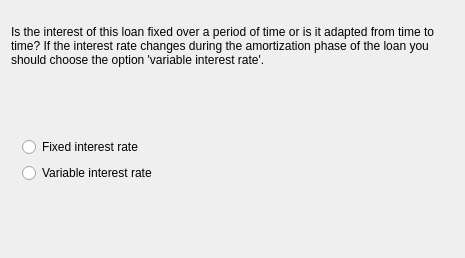
<?xml version="1.0" encoding="UTF-8"?>
<ui version="4.0">
 <class>InterestTypeWizardPageDecl</class>
 <widget class="QWizardPage" name="InterestTypeWizardPageDecl">
  <attribute name="title">
    <string>Type of interest</string>
  </attribute>
  <layout class="QVBoxLayout">
    <property name="margin">
      <number>11</number>
    </property>
    <property name="spacing">
      <number>6</number>
    </property>
    <item>
      <widget class="QLabel" name="TextLabel5_2">
        <property name="text">
          <string>
Is the interest of this loan fixed over a period of time or is it adapted from time to time? If the interest rate changes during the amortization phase of the loan you should choose the option 'variable interest rate'.</string>
        </property>
        <property name="alignment">
          <set>Qt::AlignTop</set>
        </property>
        <property name="wordWrap">
          <bool>true</bool>
        </property>
      </widget>
    </item>
    <item>
      <spacer name="Spacer23">
        <property name="sizeHint">
          <size>
            <width>0</width>
            <height>53</height>
          </size>
        </property>
        <property name="sizeType">
          <enum>QSizePolicy::Expanding</enum>
        </property>
        <property name="orientation">
          <enum>Qt::Vertical</enum>
        </property>
      </spacer>
    </item>
    <item>
      <layout class="QHBoxLayout">
        <property name="margin">
          <number>0</number>
        </property>
        <property name="spacing">
          <number>6</number>
        </property>
        <item>
          <widget class="QFrame" name="frame_3">
            <property name="frameShape">
              <enum>QFrame::NoFrame</enum>
            </property>
            <layout class="QVBoxLayout">
              <property name="margin">
                <number>11</number>
              </property>
              <property name="spacing">
                <number>6</number>
              </property>
              <item>
                <widget class="QRadioButton" name="m_fixedInterestButton">
                  <property name="text">
                    <string>Fixed interest rate</string>
                  </property>
                  <attribute name="buttonGroup">
                    <string>ButtonGroup2</string>
                  </attribute>
                </widget>
              </item>
              <item>
                <widget class="QRadioButton" name="m_variableInterestButton">
                  <property name="text">
                    <string>Variable interest rate</string>
                  </property>
                  <attribute name="buttonGroup">
                    <string>ButtonGroup2</string>
                  </attribute>
                </widget>
              </item>
            </layout>
          </widget>
        </item>
        <item>
          <spacer name="Spacer14_2">
            <property name="sizeHint">
              <size>
                <width>286</width>
                <height>0</height>
              </size>
            </property>
            <property name="sizeType">
              <enum>QSizePolicy::Expanding</enum>
            </property>
            <property name="orientation">
              <enum>Qt::Horizontal</enum>
            </property>
          </spacer>
        </item>
      </layout>
    </item>
    <item>
      <spacer name="Spacer24">
        <property name="sizeHint">
          <size>
            <width>0</width>
            <height>53</height>
          </size>
        </property>
        <property name="sizeType">
          <enum>QSizePolicy::Expanding</enum>
        </property>
        <property name="orientation">
          <enum>Qt::Vertical</enum>
        </property>
      </spacer>
    </item>
  </layout>
 </widget>
 <resources/>
 <connections/>
 <customwidgets>
 </customwidgets>
 <tabstops>
 </tabstops>
 <buttongroups>
  <buttongroup name="ButtonGroup2"/>
 </buttongroups>
</ui>
